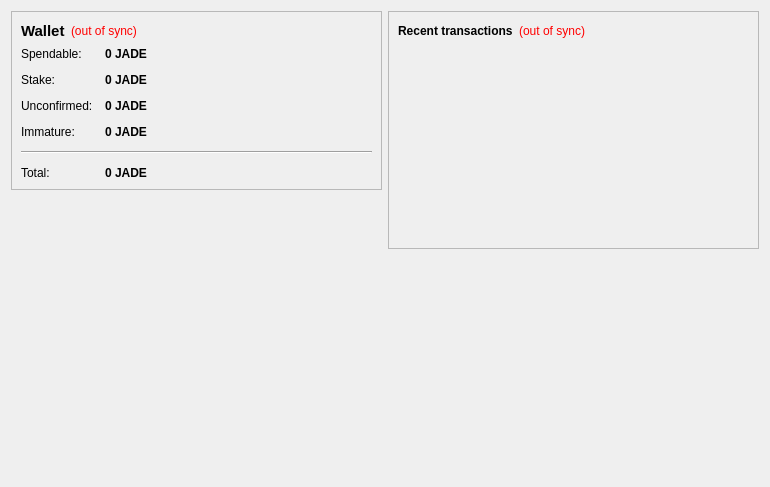
<?xml version="1.0" encoding="UTF-8"?>
<ui version="4.0">
 <class>OverviewPage</class>
 <widget class="QWidget" name="OverviewPage">
  <property name="geometry">
   <rect>
    <x>0</x>
    <y>0</y>
    <width>770</width>
    <height>487</height>
   </rect>
  </property>
  <property name="windowTitle">
   <string>Form</string>
  </property>
  <layout class="QHBoxLayout" name="horizontalLayout" stretch="1,1">
   <item>
    <layout class="QVBoxLayout" name="verticalLayout_2">
     <item>
      <widget class="QFrame" name="frame">
       <property name="frameShape">
        <enum>QFrame::StyledPanel</enum>
       </property>
       <property name="frameShadow">
        <enum>QFrame::Raised</enum>
       </property>
       <layout class="QVBoxLayout" name="verticalLayout_4">
        <item>
         <layout class="QHBoxLayout" name="horizontalLayout_4">
          <item>
           <widget class="QLabel" name="label_5">
            <property name="font">
             <font>
              <pointsize>11</pointsize>
              <weight>75</weight>
              <bold>true</bold>
             </font>
            </property>
            <property name="text">
             <string>Wallet</string>
            </property>
           </widget>
          </item>
          <item>
           <widget class="QLabel" name="labelWalletStatus">
            <property name="toolTip">
             <string>The displayed information may be out of date. Your wallet automatically synchronizes with the JadeCoin network after a connection is established, but this process has not completed yet.</string>
            </property>
            <property name="styleSheet">
             <string notr="true">QLabel { color: red; }</string>
            </property>
            <property name="text">
             <string notr="true">(out of sync)</string>
            </property>
            <property name="alignment">
             <set>Qt::AlignLeading|Qt::AlignLeft|Qt::AlignVCenter</set>
            </property>
           </widget>
          </item>
          <item>
           <spacer name="horizontalSpacer_2">
            <property name="orientation">
             <enum>Qt::Horizontal</enum>
            </property>
            <property name="sizeHint" stdset="0">
             <size>
              <width>40</width>
              <height>20</height>
             </size>
            </property>
           </spacer>
          </item>
         </layout>
        </item>
        <item>
         <layout class="QFormLayout" name="formLayout_2">
          <property name="fieldGrowthPolicy">
           <enum>QFormLayout::AllNonFixedFieldsGrow</enum>
          </property>
          <property name="horizontalSpacing">
           <number>12</number>
          </property>
          <property name="verticalSpacing">
           <number>12</number>
          </property>
          <item row="0" column="0">
           <widget class="QLabel" name="label">
            <property name="text">
             <string>Spendable:</string>
            </property>
           </widget>
          </item>
          <item row="0" column="1">
           <widget class="QLabel" name="labelBalance">
            <property name="font">
             <font>
              <weight>75</weight>
              <bold>true</bold>
             </font>
            </property>
            <property name="cursor">
             <cursorShape>IBeamCursor</cursorShape>
            </property>
            <property name="toolTip">
             <string>Your current spendable balance</string>
            </property>
            <property name="text">
             <string notr="true">0 JADE</string>
            </property>
            <property name="textInteractionFlags">
             <set>Qt::LinksAccessibleByMouse|Qt::TextSelectableByKeyboard|Qt::TextSelectableByMouse</set>
            </property>
           </widget>
          </item>
          <item row="1" column="0">
           <widget class="QLabel" name="label_6">
            <property name="text">
             <string>Stake:</string>
            </property>
           </widget>
          </item>
          <item row="1" column="1">
           <widget class="QLabel" name="labelStake">
            <property name="font">
             <font>
              <weight>75</weight>
              <bold>true</bold>
             </font>
            </property>
            <property name="cursor">
             <cursorShape>IBeamCursor</cursorShape>
            </property>
            <property name="toolTip">
             <string>Total of coins that was staked, and do not yet count toward the current balance</string>
            </property>
            <property name="text">
             <string notr="true">0 JADE</string>
            </property>
            <property name="textInteractionFlags">
             <set>Qt::LinksAccessibleByMouse|Qt::TextSelectableByKeyboard|Qt::TextSelectableByMouse</set>
            </property>
           </widget>
          </item>
          <item row="2" column="0">
           <widget class="QLabel" name="label_3">
            <property name="text">
             <string>Unconfirmed:</string>
            </property>
           </widget>
          </item>
          <item row="2" column="1">
           <widget class="QLabel" name="labelUnconfirmed">
            <property name="font">
             <font>
              <weight>75</weight>
              <bold>true</bold>
             </font>
            </property>
            <property name="cursor">
             <cursorShape>IBeamCursor</cursorShape>
            </property>
            <property name="toolTip">
             <string>Total of transactions that have yet to be confirmed, and do not yet count toward the current balance</string>
            </property>
            <property name="text">
             <string notr="true">0 JADE</string>
            </property>
            <property name="textInteractionFlags">
             <set>Qt::LinksAccessibleByMouse|Qt::TextSelectableByKeyboard|Qt::TextSelectableByMouse</set>
            </property>
           </widget>
          </item>
          <item row="3" column="0">
           <widget class="QLabel" name="labelImmatureText">
            <property name="text">
             <string>Immature:</string>
            </property>
           </widget>
          </item>
          <item row="3" column="1">
           <widget class="QLabel" name="labelImmature">
            <property name="font">
             <font>
              <weight>75</weight>
              <bold>true</bold>
             </font>
            </property>
            <property name="toolTip">
             <string>Mined balance that has not yet matured</string>
            </property>
            <property name="text">
             <string notr="true">0 JADE</string>
            </property>
            <property name="textInteractionFlags">
             <set>Qt::LinksAccessibleByMouse|Qt::TextSelectableByKeyboard|Qt::TextSelectableByMouse</set>
            </property>
           </widget>
          </item>
          <item row="4" column="0" colspan="2">
           <widget class="Line" name="line">
            <property name="orientation">
             <enum>Qt::Horizontal</enum>
            </property>
           </widget>
          </item>
          <item row="5" column="0">
           <widget class="QLabel" name="labelTotalText">
            <property name="text">
             <string>Total:</string>
            </property>
           </widget>
          </item>
          <item row="5" column="1">
           <widget class="QLabel" name="labelTotal">
            <property name="font">
             <font>
              <weight>75</weight>
              <bold>true</bold>
             </font>
            </property>
            <property name="cursor">
             <cursorShape>IBeamCursor</cursorShape>
            </property>
            <property name="toolTip">
             <string>Your current total balance</string>
            </property>
            <property name="text">
             <string notr="true">0 JADE</string>
            </property>
            <property name="textInteractionFlags">
             <set>Qt::LinksAccessibleByMouse|Qt::TextSelectableByKeyboard|Qt::TextSelectableByMouse</set>
            </property>
           </widget>
          </item>
         </layout>
        </item>
       </layout>
      </widget>
     </item>
     <item>
      <spacer name="verticalSpacer">
       <property name="orientation">
        <enum>Qt::Vertical</enum>
       </property>
       <property name="sizeHint" stdset="0">
        <size>
         <width>20</width>
         <height>40</height>
        </size>
       </property>
      </spacer>
     </item>
     <item alignment="Qt::AlignHCenter|Qt::AlignVCenter">
      <widget class="QLabel" name="label_2">
       <property name="autoFillBackground">
        <bool>true</bool>
       </property>
       <property name="text">
        <string/>
       </property>
       <property name="pixmap">
        <pixmap resource="../bitcoin.qrc">:/images/wallet</pixmap>
       </property>
       <property name="scaledContents">
        <bool>false</bool>
       </property>
       <property name="margin">
        <number>0</number>
       </property>
      </widget>
     </item>
    </layout>
   </item>
   <item>
    <layout class="QVBoxLayout" name="verticalLayout_3">
     <item>
      <widget class="QFrame" name="frame_2">
       <property name="frameShape">
        <enum>QFrame::StyledPanel</enum>
       </property>
       <property name="frameShadow">
        <enum>QFrame::Raised</enum>
       </property>
       <layout class="QVBoxLayout" name="verticalLayout">
        <item>
         <layout class="QHBoxLayout" name="horizontalLayout_2">
          <item>
           <widget class="QLabel" name="label_4">
            <property name="text">
             <string>&lt;b&gt;Recent transactions&lt;/b&gt;</string>
            </property>
           </widget>
          </item>
          <item>
           <widget class="QLabel" name="labelTransactionsStatus">
            <property name="toolTip">
             <string>The displayed information may be out of date. Your wallet automatically synchronizes with the JadeCoin network after a connection is established, but this process has not completed yet.</string>
            </property>
            <property name="styleSheet">
             <string notr="true">QLabel { color: red; }</string>
            </property>
            <property name="text">
             <string notr="true">(out of sync)</string>
            </property>
            <property name="alignment">
             <set>Qt::AlignRight|Qt::AlignTrailing|Qt::AlignVCenter</set>
            </property>
           </widget>
          </item>
          <item>
           <spacer name="horizontalSpacer">
            <property name="orientation">
             <enum>Qt::Horizontal</enum>
            </property>
            <property name="sizeHint" stdset="0">
             <size>
              <width>40</width>
              <height>20</height>
             </size>
            </property>
           </spacer>
          </item>
         </layout>
        </item>
        <item>
         <widget class="QListView" name="listTransactions">
          <property name="styleSheet">
           <string notr="true">QListView { background: transparent; }</string>
          </property>
          <property name="frameShape">
           <enum>QFrame::NoFrame</enum>
          </property>
          <property name="verticalScrollBarPolicy">
           <enum>Qt::ScrollBarAlwaysOff</enum>
          </property>
          <property name="horizontalScrollBarPolicy">
           <enum>Qt::ScrollBarAlwaysOff</enum>
          </property>
          <property name="selectionMode">
           <enum>QAbstractItemView::NoSelection</enum>
          </property>
         </widget>
        </item>
       </layout>
      </widget>
     </item>
     <item>
      <spacer name="verticalSpacer_2">
       <property name="orientation">
        <enum>Qt::Vertical</enum>
       </property>
       <property name="sizeHint" stdset="0">
        <size>
         <width>20</width>
         <height>40</height>
        </size>
       </property>
      </spacer>
     </item>
    </layout>
   </item>
  </layout>
 </widget>
 <resources>
  <include location="../bitcoin.qrc"/>
 </resources>
 <connections/>
</ui>
